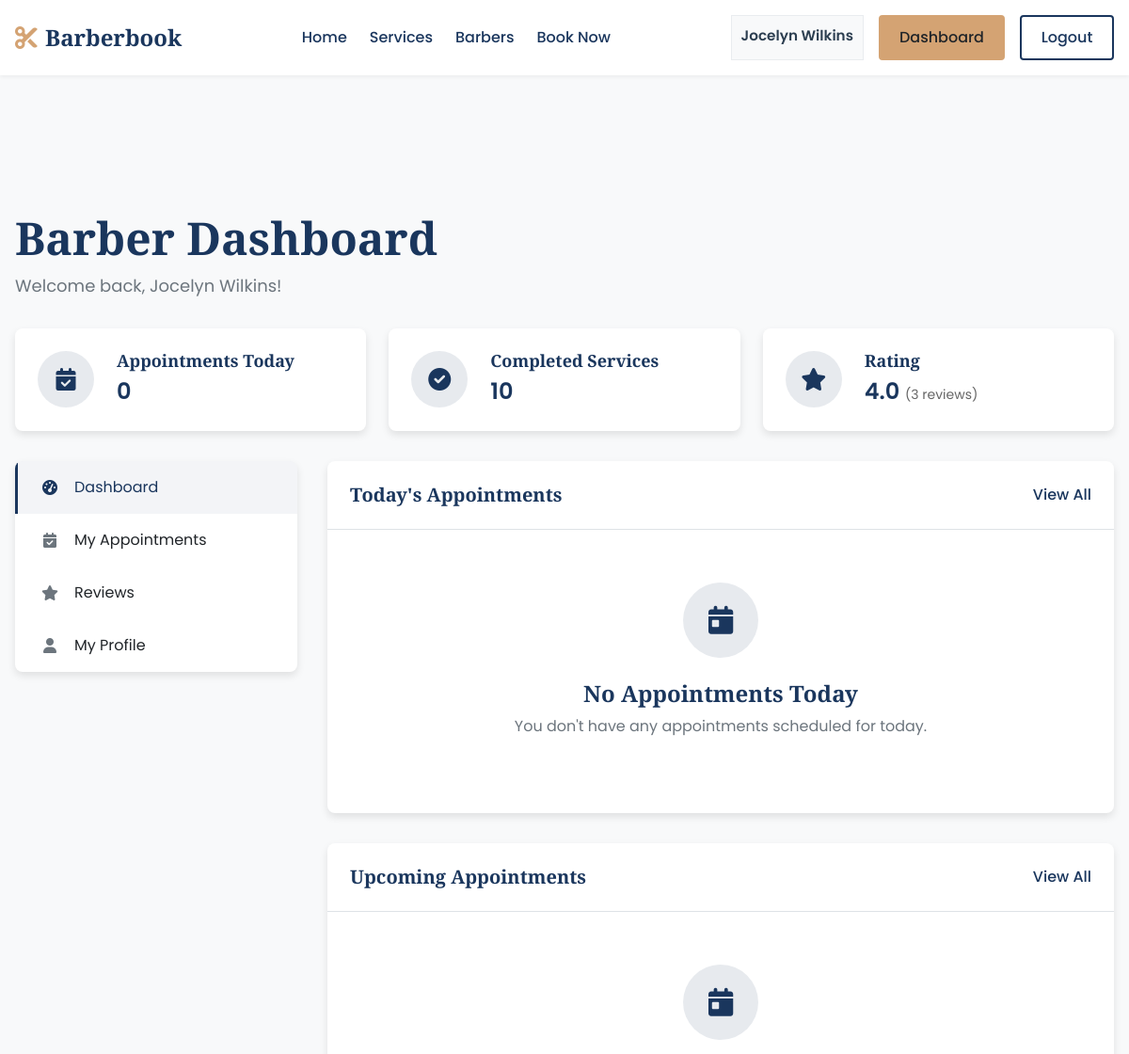
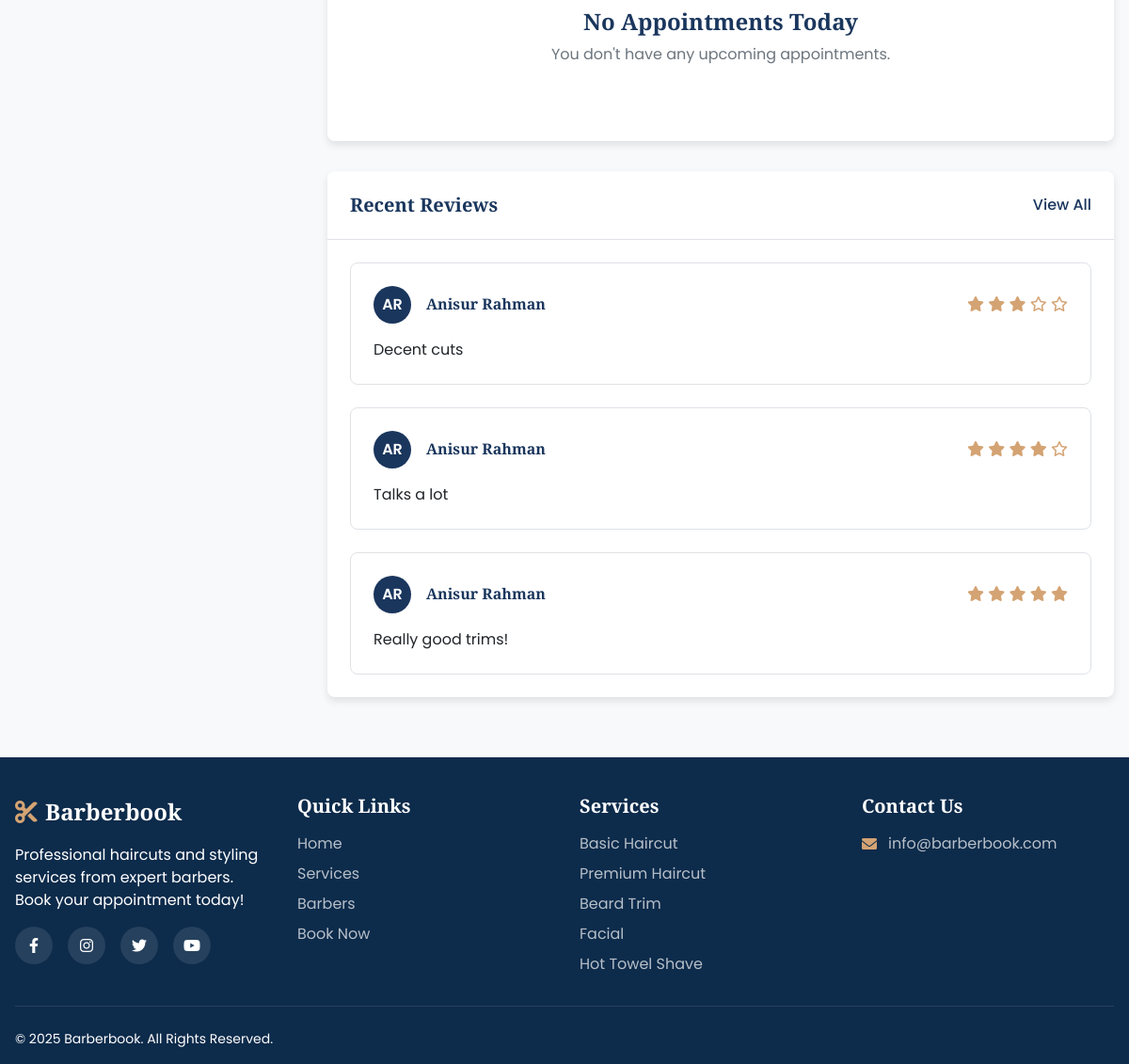
The app's page /barber/dashboard.php (signed in) with its own data (2 pictures, top to bottom).
### tables this page shows
CREATE TABLE `barbers` (
  `UserID` int(11) NOT NULL,
  `FirstName` varchar(40) NOT NULL,
  `LastName` varchar(40) NOT NULL,
  `Email` varchar(100) NOT NULL,
  `Phone` varchar(11) NOT NULL,
  `PassHash` varchar(255) NOT NULL,
  `Salary` int(11) NOT NULL,
  `Bio` text DEFAULT NULL,
  `HireDate` date DEFAULT NULL
);

CREATE TABLE `reviews` (
  `ReviewID` int(11) NOT NULL,
  `Rating` int(11) NOT NULL,
  `Comments` text DEFAULT NULL,
  `BarberID` int(11) NOT NULL,
  `CustomerID` int(11) NOT NULL
);

CREATE TABLE `customers` (
  `UserID` int(11) NOT NULL,
  `FirstName` varchar(40) NOT NULL,
  `LastName` varchar(40) NOT NULL,
  `Email` varchar(100) NOT NULL,
  `Phone` varchar(11) NOT NULL,
  `PassHash` varchar(255) NOT NULL,
  `Address` varchar(255) NOT NULL,
  `UsedReferralCode` varchar(10) DEFAULT NULL,
  `UniqueReferral` varchar(10) DEFAULT NULL
);

CREATE TABLE `services` (
  `ServiceID` int(11) NOT NULL,
  `Name` varchar(60) NOT NULL,
  `Description` text DEFAULT NULL,
  `Duration` int(11) NOT NULL,
  `Price` int(11) NOT NULL
);

### barber/dashboard.php (the view, shortened to what the rows shown need)
<?php
require_once '../config/database.php';
require_once '../includes/functions.php';
$barber_id = $_SESSION['user_id'];
$barberQuery = "SELECT FirstName, LastName FROM Barbers WHERE UserID = ?";
$barberStmt = $conn->prepare($barberQuery);
$barberStmt->bind_param("i", $barber_id);
$barberStmt->execute();
$barber = $barberStmt->get_result()->fetch_assoc();
$reviewsQuery = "SELECT r.ReviewID, r.Rating, r.Comments, r.CustomerID,
                c.FirstName as CustomerFirstName, c.LastName as CustomerLastName
                FROM Reviews r
                JOIN Customers c ON r.CustomerID = c.UserID
                WHERE r.BarberID = ?
                ORDER BY r.ReviewID DESC
                LIMIT 3";
$reviewsStmt = $conn->prepare($reviewsQuery);
$reviewsStmt->bind_param("i", $barber_id);
$reviewsStmt->execute();
$reviewsResult = $reviewsStmt->get_result();
include '../includes/header.php';
?>
<main>
    <section class="dashboard-section">
        <div class="container">
            <div class="dashboard-header">
                <h1>Barber Dashboard</h1>
                <p class="welcome-name">Welcome back, <?php echo htmlspecialchars($barber['FirstName'] . ' ' . $barber['LastName']); ?>!</p>
            </div>
            <div class="dashboard-content">
                <div class="dashboard-main">
                    <div class="section-card">
                        <div class="card-header">
                            <h2>Today's Appointments</h2>
                        </div>
                    </div>
                    <div class="section-card">
                        <div class="card-header">
                            <h2>Upcoming Appointments</h2>
                        </div>
                    </div>
                    <div class="section-card">
                        <div class="card-header">
                            <h2>Recent Reviews</h2>
                        </div>
                        <div class="card-content">
                            <?php if ($reviewsResult->num_rows > 0): ?>
                                <div class="reviews-list">
                                    <?php while ($review = $reviewsResult->fetch_assoc()): ?>
                                        <div class="review-card">
                                            <div class="review-header">
                                                <div class="customer-info">
                                                    <div class="customer-avatar">
                                                        <?php
                                                        $initials = strtoupper(substr($review['CustomerFirstName'], 0, 1) . substr($review['CustomerLastName'], 0, 1));
                                                        echo $initials;
                                                        ?>
                                                    </div>
                                                    <div class="customer-name">
                                                        <h4><?php echo htmlspecialchars($review['CustomerFirstName'] . ' ' . $review['CustomerLastName']); ?></h4>
                                                    </div>
                                                </div>
                                                <div class="review-rating">
                                                    <?php for ($i = 1; $i <= 5; $i++): ?>
                                                        <?php if ($i <= $review['Rating']): ?>
                                                            <i class="fas fa-star"></i>
                                                        <?php else: ?>
                                                            <i class="far fa-star"></i>
                                                        <?php endif; ?>
                                                    <?php endfor; ?>
                                                </div>
                                            </div>
                                            <div class="review-body">
                                                <p><?php echo htmlspecialchars($review['Comments']); ?></p>
                                            </div>
                                        </div>
                                    <?php endwhile; ?>
                                </div>
                            <?php endif; ?>
                        </div>
                    </div>
                </div>
            </div>
        </div>
    </section>
</main>
<?php
include '../includes/footer.php';
?>

### includes/header.php (shortened to what the rows shown need)
<?php
$base_path = '';
if (strpos($_SERVER['PHP_SELF'], '/barber/') !== false || strpos($_SERVER['PHP_SELF'], '/customer/') !== false) {
    $base_path = '../';
}
?>
<!DOCTYPE html>
<html lang="en">
<head>
    <link rel="stylesheet" href="https://cdnjs.cloudflare.com/ajax/libs/font-awesome/6.0.0-beta3/css/all.min.css">
    <link rel="stylesheet" href="<?php echo $base_path; ?>assets/css/styles.css?v=<?php echo time(); ?>">
</head>
<body>
    <header class="header">
        <div class="container">
            <div class="header-inner">
                <div class="auth-buttons">
                    <?php if (isLoggedIn()): ?>
                        <?php
                        $user_id = $_SESSION['user_id'];
                        $user_type = isBarber() ? 'Barbers' : 'Customers';
                        $name_query = "SELECT FirstName, LastName FROM $user_type WHERE UserID = ?";
                        $stmt = $conn->prepare($name_query);
                        $stmt->bind_param("i", $user_id);
                        $stmt->execute();
                        $result = $stmt->get_result();
                        $user = $result->fetch_assoc();
                        $user_name = $user ? htmlspecialchars($user['FirstName'] . ' ' . $user['LastName']) : '';
                        ?>
                        <span class="user-name"><?php echo $user_name; ?></span>
                        <?php if (isBarber()): ?>
                            <a href="<?php echo $base_path; ?>barber/dashboard.php" class="btn btn-secondary">Dashboard</a>
                        <?php else: ?>
                            <a href="<?php echo $base_path; ?>customer/dashboard.php" class="btn btn-secondary">Dashboard</a>
                        <?php endif; ?>
                        <a href="<?php echo $base_path; ?>logout.php" class="btn btn-outline">Logout</a>
                    <?php else: ?>
                        <a href="<?php echo $base_path; ?>login.php" class="btn btn-outline">Login</a>
                        <a href="<?php echo $base_path; ?>register.php" class="btn btn-primary">Register</a>
                    <?php endif; ?>
                </div>
            </div>
        </div>
    </header>

### includes/footer.php (shortened to what the rows shown need)
<?php
$base_path = '';
if (strpos($_SERVER['PHP_SELF'], '/barber/') !== false || strpos($_SERVER['PHP_SELF'], '/customer/') !== false) {
    $base_path = '../';
}
?>
<footer class="footer">
    <div class="container">
        <div class="footer-top">
            <div class="footer-links">
                <ul>
                    <?php
                    $sql = "SELECT ServiceID, Name FROM Services LIMIT 5";
                    $result = $conn->query($sql);
                    if ($result->num_rows > 0) {
                        while ($row = $result->fetch_assoc()) {
                            echo '<li><a href="' . $base_path . 'services.php?id=' . $row['ServiceID'] . '">' . htmlspecialchars($row['Name']) . '</a></li>';
                        }
                    }
                    ?>
                </ul>
            </div>
        </div>
    </div>
</footer>
</body>
</html>

### records on screen
barbers: user_name "Jocelyn Wilkins", FirstName+LastName "Jocelyn Wilkins"
reviews: CustomerID.LastName "AR", CustomerID.LastName "Anisur Rahman", Rating 3 (drawn), Comments "Decent cuts"
reviews: CustomerID.LastName "AR", CustomerID.LastName "Anisur Rahman", Rating 4 (drawn), Comments "Talks a lot"
reviews: CustomerID.LastName "AR", CustomerID.LastName "Anisur Rahman", Rating 5 (drawn), Comments "Really good trims!"
services: Name "Basic Haircut"
services: Name "Premium Haircut"
services: Name "Beard Trim"
services: Name "Facial"
services: Name "Hot Towel Shave"

### other values on screen
$todayResult->num_rows "0"
$stats['completedCount'] "10"
$stats['avgRating'] "4.0"
$stats['reviewCount'] "3"
